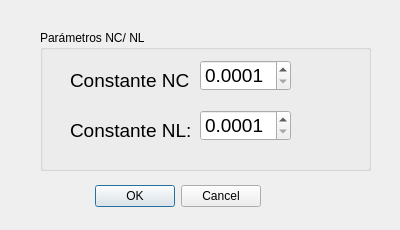
<?xml version="1.0" encoding="UTF-8"?>
<ui version="4.0">
 <class>Parametros</class>
 <widget class="QDialog" name="Parametros">
  <property name="geometry">
   <rect>
    <x>0</x>
    <y>0</y>
    <width>400</width>
    <height>230</height>
   </rect>
  </property>
  <property name="windowTitle">
   <string>Parámeros</string>
  </property>
  <widget class="QDialogButtonBox" name="buttonBox">
   <property name="geometry">
    <rect>
     <x>80</x>
     <y>180</y>
     <width>181</width>
     <height>32</height>
    </rect>
   </property>
   <property name="orientation">
    <enum>Qt::Orientation::Horizontal</enum>
   </property>
   <property name="standardButtons">
    <set>QDialogButtonBox::StandardButton::Cancel|QDialogButtonBox::StandardButton::Ok</set>
   </property>
  </widget>
  <widget class="QDoubleSpinBox" name="medidaNC">
   <property name="geometry">
    <rect>
     <x>200</x>
     <y>60</y>
     <width>91</width>
     <height>31</height>
    </rect>
   </property>
   <property name="font">
    <font>
     <pointsize>14</pointsize>
    </font>
   </property>
   <property name="decimals">
    <number>4</number>
   </property>
   <property name="minimum">
    <double>0.000100000000000</double>
   </property>
   <property name="singleStep">
    <double>0.000100000000000</double>
   </property>
   <property name="stepType">
    <enum>QAbstractSpinBox::StepType::DefaultStepType</enum>
   </property>
  </widget>
  <widget class="QDoubleSpinBox" name="medidaNL">
   <property name="geometry">
    <rect>
     <x>200</x>
     <y>110</y>
     <width>91</width>
     <height>31</height>
    </rect>
   </property>
   <property name="font">
    <font>
     <pointsize>14</pointsize>
    </font>
   </property>
   <property name="decimals">
    <number>4</number>
   </property>
   <property name="minimum">
    <double>0.000100000000000</double>
   </property>
   <property name="singleStep">
    <double>0.000100000000000</double>
   </property>
   <property name="value">
    <double>0.000100000000000</double>
   </property>
  </widget>
  <widget class="QLabel" name="label">
   <property name="geometry">
    <rect>
     <x>70</x>
     <y>70</y>
     <width>121</width>
     <height>20</height>
    </rect>
   </property>
   <property name="font">
    <font>
     <pointsize>14</pointsize>
    </font>
   </property>
   <property name="text">
    <string>Constante NC:</string>
   </property>
  </widget>
  <widget class="QLabel" name="label_2">
   <property name="geometry">
    <rect>
     <x>70</x>
     <y>120</y>
     <width>121</width>
     <height>20</height>
    </rect>
   </property>
   <property name="font">
    <font>
     <pointsize>14</pointsize>
    </font>
   </property>
   <property name="text">
    <string>Constante NL:</string>
   </property>
  </widget>
  <widget class="QGroupBox" name="groupBox">
   <property name="geometry">
    <rect>
     <x>40</x>
     <y>30</y>
     <width>331</width>
     <height>141</height>
    </rect>
   </property>
   <property name="title">
    <string>Parámetros NC/ NL</string>
   </property>
  </widget>
  <zorder>groupBox</zorder>
  <zorder>buttonBox</zorder>
  <zorder>medidaNC</zorder>
  <zorder>medidaNL</zorder>
  <zorder>label</zorder>
  <zorder>label_2</zorder>
 </widget>
 <resources/>
 <connections>
  <connection>
   <sender>buttonBox</sender>
   <signal>accepted()</signal>
   <receiver>Parametros</receiver>
   <slot>accept()</slot>
   <hints>
    <hint type="sourcelabel">
     <x>248</x>
     <y>254</y>
    </hint>
    <hint type="destinationlabel">
     <x>157</x>
     <y>274</y>
    </hint>
   </hints>
  </connection>
  <connection>
   <sender>buttonBox</sender>
   <signal>rejected()</signal>
   <receiver>Parametros</receiver>
   <slot>reject()</slot>
   <hints>
    <hint type="sourcelabel">
     <x>316</x>
     <y>260</y>
    </hint>
    <hint type="destinationlabel">
     <x>286</x>
     <y>274</y>
    </hint>
   </hints>
  </connection>
 </connections>
</ui>
